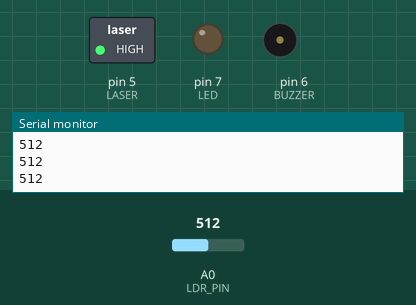
This sketch was run on a simulated Arduino Uno, built with avr-gcc and run on an emulated ATmega328P. Shown: switched loads named in the sketch (green lamp = pin HIGH), output pins drawn as LEDs (lit = HIGH), buzzer (waves = sounding, pin HIGH), the last lines printed to the serial monitor. The inputs (shaded band) are chosen by the test bench; at power-on: A0 (LDR_PIN) = 512.

Above: at 1.2 s.
1.3 s: A0 (LDR_PIN) set to 311
2.8 s: A0 (LDR_PIN) set to 282
At 3.6 s:
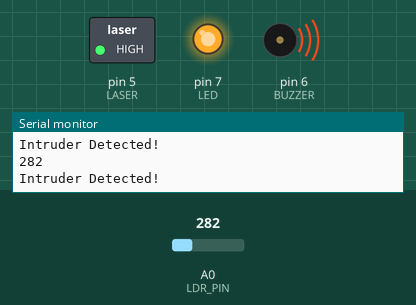
4.3 s: A0 (LDR_PIN) set to 306
At 5.0 s:
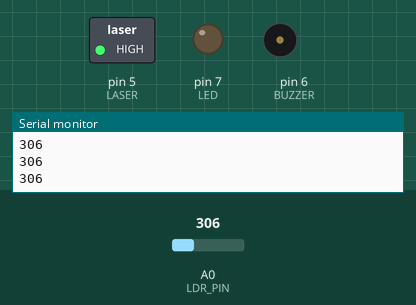
5.9 s: A0 (LDR_PIN) set to 290
At 6.3 s:
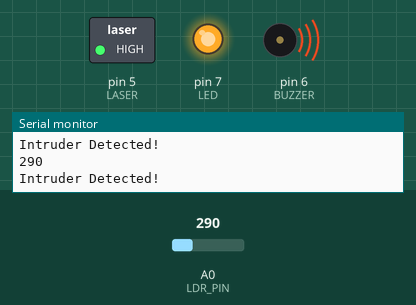
Timing chart, 0 to 8.5 s (numbered marks = the images above; inputs shaded):
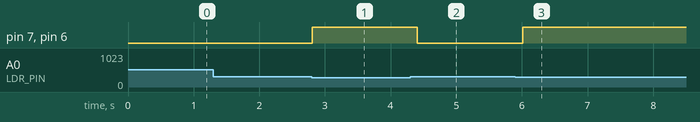

Measured:
- the behaviour switches between 300 and 299 on A0 (LDR_PIN) (found by bisection; images 0 and 1)
- after the input at 2.8 s, pin 7 (LED), pin 6 (BUZZER): LOW → HIGH at once
- after the input at 4.3 s, pin 7 (LED), pin 6 (BUZZER): HIGH → LOW after 0.11 s
- after the input at 5.9 s, pin 7 (LED), pin 6 (BUZZER): LOW → HIGH after 0.11 s

The sketch:

Laser_Security_System.ino
```cpp
#define LDR_PIN A0   // LDR connected to Analog pin A0
#define BUZZER 6     // Buzzer connected to Digital pin 6
#define LED 7        // LED connected to Digital pin 7
#define LASER 5      // Laser Diode connected to Digital pin 5

void setup() {
    pinMode(LDR_PIN, INPUT);
    pinMode(BUZZER, OUTPUT);
    pinMode(LED, OUTPUT);
    pinMode(LASER, OUTPUT);

    digitalWrite(LASER, HIGH); // Turn on Laser
    Serial.begin(9600);
}

void loop() {
    int ldrValue = analogRead(LDR_PIN); // Read LDR sensor value
    Serial.println(ldrValue); // Print value to Serial Monitor

    if (ldrValue < 300) { // If beam is interrupted (Threshold value)
        digitalWrite(BUZZER, HIGH);  // Activate buzzer
        digitalWrite(LED, HIGH);     // Turn on LED
        Serial.println("Intruder Detected!");
    } else {
        digitalWrite(BUZZER, LOW);   // Deactivate buzzer
        digitalWrite(LED, LOW);      // Turn off LED
    }

    delay(200);
}
```
